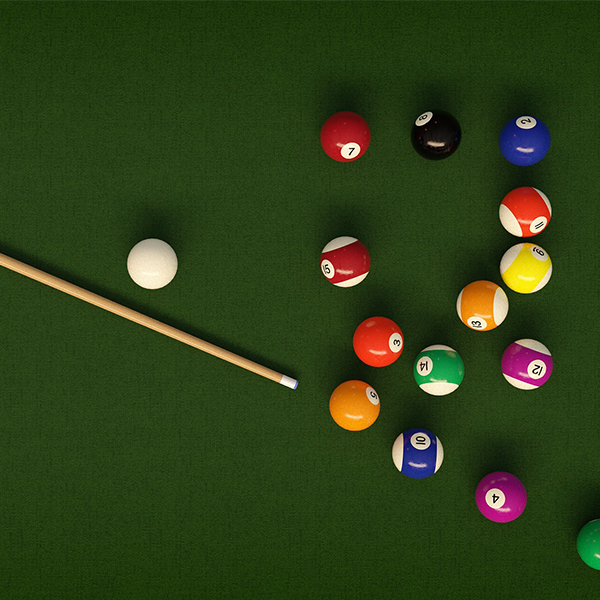
#> input picture python/examples/circle-detection/ball.jpg, 600 x 600 px, given in place of the camera
$ python balltracking.py
#> lines starting #> are read from the running program, lines starting #| are printed output that depends on the picture; after the words box and inside, x2 and y2 are one past the last pixel; in counts of white or black regions, pixels touching at a corner belong together; long printed decimals are rounded
import cv2
import numpy as np

calibration_data = np.load('path/to/calibration_data.npz')
#> (reads python/examples/2d_to_3d_coordinates/calibration_data.npz from the repository)
camera_matrix = calibration_data['mtx']
dist_coeffs = calibration_data['dist']
object_radius = 10 #assuming that we know the ball radius

cap = cv2.VideoCapture(0)

while True:
    ret, frame = cap.read()
#> frame is the input picture: shape (600, 600, 3); mean B, G, R 23.6, 63.2, 45.7

    if not ret:
        break

    undistorted_frame = cv2.undistort(frame, camera_matrix, dist_coeffs)
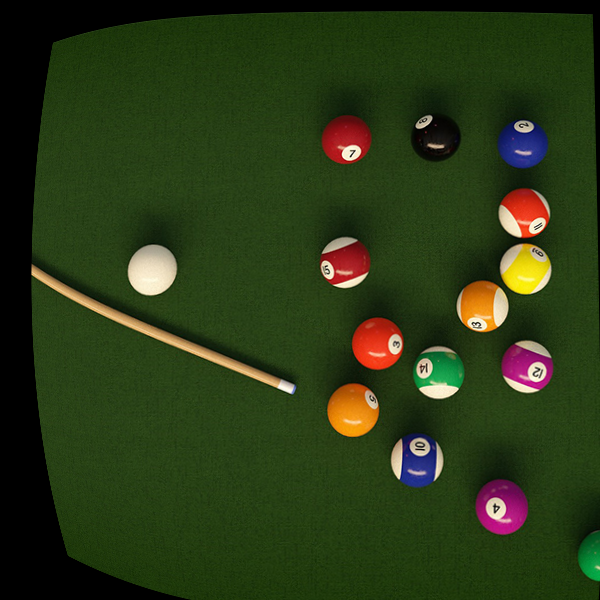
#> undistorted_frame: shape (600, 600, 3); mean B, G, R 21.9, 56.8, 42.1
    gray_frame = cv2.cvtColor(undistorted_frame, cv2.COLOR_BGR2GRAY)
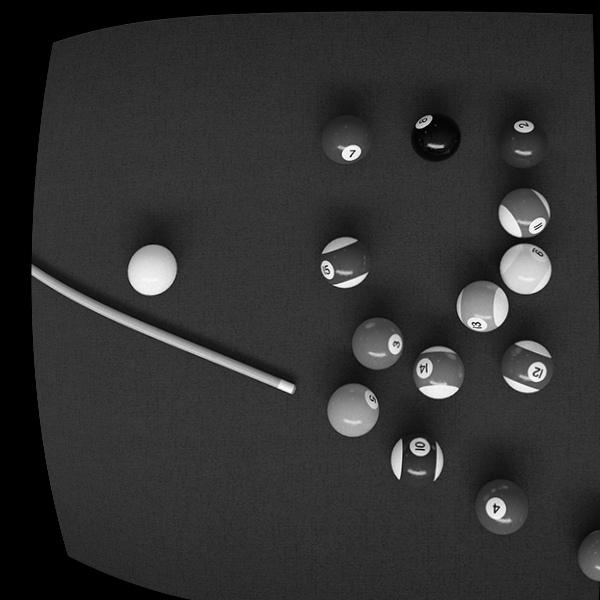
#> gray_frame: shape (600, 600); min 0, max 255, mean 48.5
    blurred = cv2.GaussianBlur(gray_frame, (9, 9), 2)
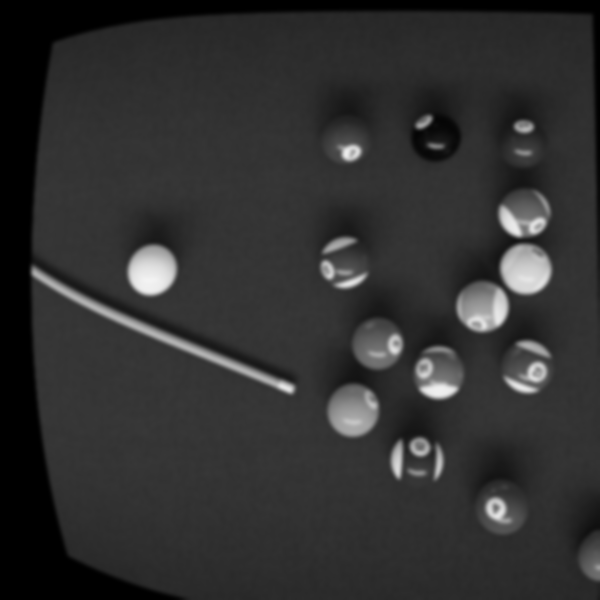
#> blurred: shape (600, 600); min 0, max 243, mean 48.5
    circles = cv2.HoughCircles(
        blurred, cv2.HOUGH_GRADIENT, dp=1, minDist=25, param1=50, param2=40, minRadius=2, maxRadius=30
    )
#> circles = [[482.5, 306.5, 25.4], [377.5, 343.5, 25], [352.5, 411.5, 24.6], [524.5, 267.5, 24.6], [344.5, 262.5, 25], [151.5, 270.5, 24.3], [435.5, 136.5, 24.1], [438.5, 372.5, 25.2], [522.5, 213.5, 23], [495.5, 507.5, 9.6]]

    if circles is not None:
        circles = np.uint16(np.around(circles))
#> circles = [[482, 306, 25], [378, 344, 25], [352, 412, 25], [524, 268, 25], [344, 262, 25], [152, 270, 24], [436, 136, 24], [438, 372, 25], [522, 214, 23], [496, 508, 10]]
        for circle in circles[0, :]:
            x, y, r = circle
            cv2.circle(undistorted_frame, (x, y), r, (0, 255, 0), 4)
            depth = (object_radius * camera_matrix[0, 0]) / (2 * r)

            print(f"X: {x}, Y: {y}, Z: {depth}")
#> this loop made 10 passes
#> (x, y, r, depth) on passes 1 to 10: (482, 306, 25, 165.8), (378, 344, 25, 165.8), (352, 412, 25, 165.8), (524, 268, 25, 165.8), (344, 262, 25, 165.8), (152, 270, 24, 172.7), (436, 136, 24, 172.7), (438, 372, 25, 165.8), (522, 214, 23, 180.2), (496, 508, 10, 414.6)
#| X: 482, Y: 306, Z: 165.826
#| X: 378, Y: 344, Z: 165.826
#| X: 352, Y: 412, Z: 165.826
#| X: 524, Y: 268, Z: 165.826
#| X: 344, Y: 262, Z: 165.826
#| X: 152, Y: 270, Z: 172.736
#| X: 436, Y: 136, Z: 172.736
#| X: 438, Y: 372, Z: 165.826
#> (further printed lines are left out)
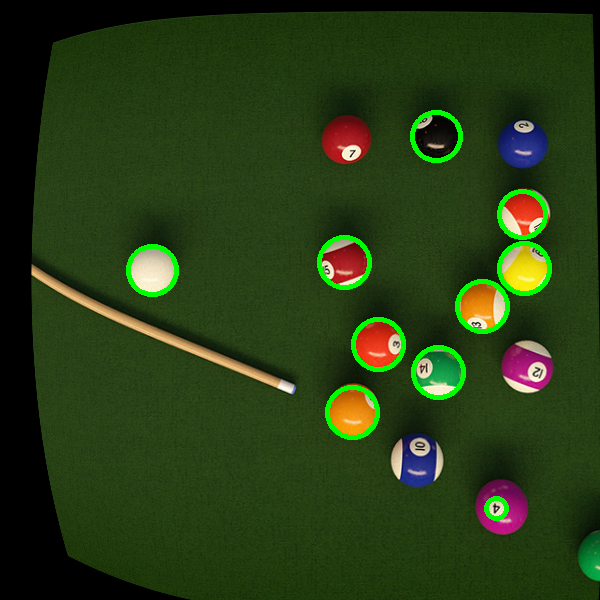
#> undistorted_frame: shape (600, 600, 3); 2% of pixels changed, all inside (x1, y1, x2, y2) = (126, 110, 552, 521)

    cv2.imshow("Ball Tracking", undistorted_frame)

    if cv2.waitKey(1) & 0xFF == ord('q'):
#> (key q is pressed here)
        break

cap.release()
cv2.destroyAllWindows()
